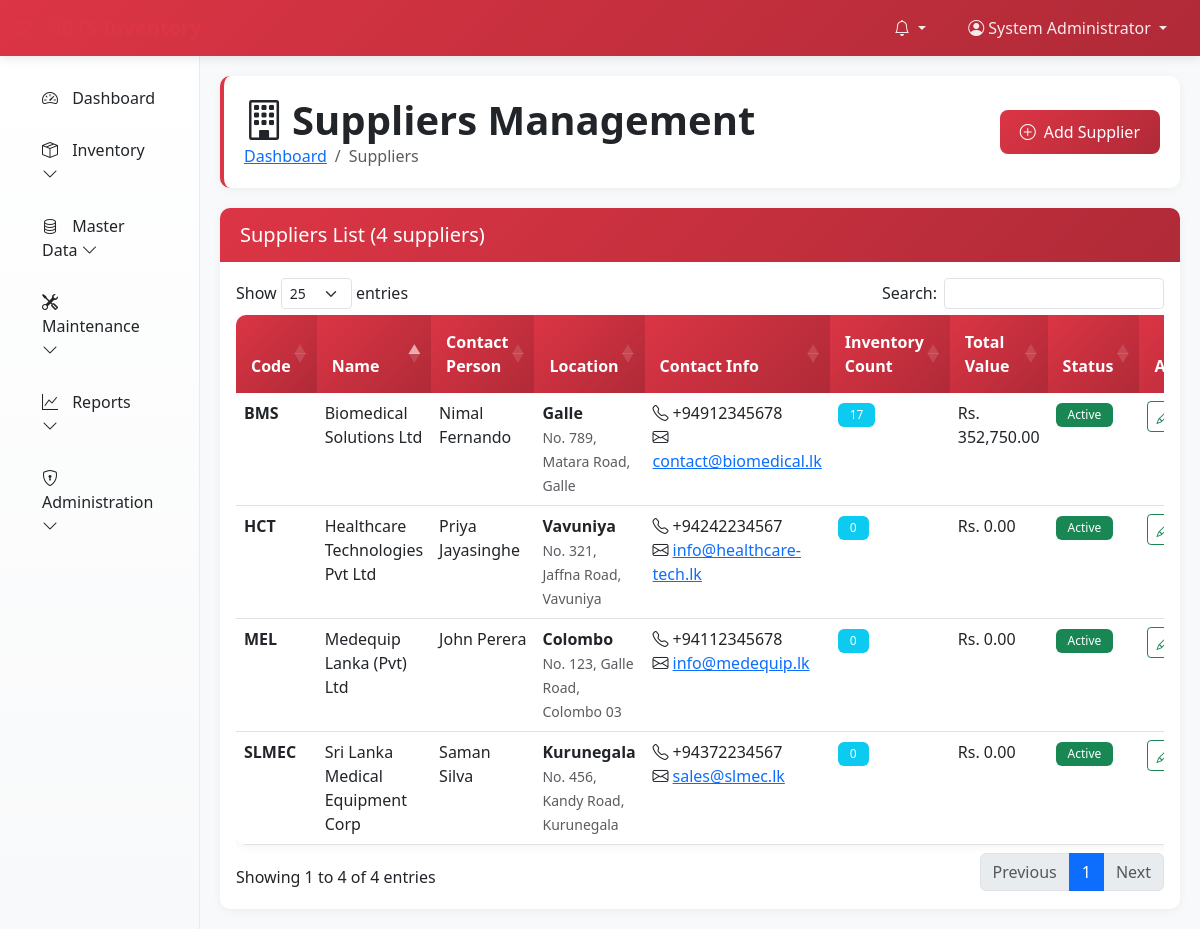
The app's page /pages/suppliers/index.php (signed in) with its own data.
### tables this page shows
CREATE TABLE IF NOT EXISTS `suppliers` (
  `id` int NOT NULL AUTO_INCREMENT,
  `name` varchar(100) NOT NULL,
  `code` varchar(20) NOT NULL,
  `contact_person` varchar(100) DEFAULT NULL,
  `address` text,
  `city` varchar(50) DEFAULT NULL,
  `phone` varchar(20) DEFAULT NULL,
  `email` varchar(100) DEFAULT NULL,
  `tax_number` varchar(50) DEFAULT NULL,
  `is_active` tinyint(1) NOT NULL DEFAULT '1',
  `created_at` timestamp NULL DEFAULT CURRENT_TIMESTAMP,
  `updated_at` timestamp NULL DEFAULT CURRENT_TIMESTAMP ON UPDATE CURRENT_TIMESTAMP,
  PRIMARY KEY (`id`),
  UNIQUE KEY `code` (`code`)
);

### config/config.php (called while the page is built, shortened)
<?php
require_once 'database.php';
function formatCurrency($amount) {
    $amount = is_numeric($amount) ? $amount : 0;
    return 'Rs. ' . number_format($amount, 2);
}
function isLoggedIn() {
    return !empty($_SESSION['user_id']);
}
function hasRole($required_roles) {
    return in_array($_SESSION['user_role'], $required_roles);
}
?>

### config/database.php (called while the page is built, shortened)
<?php
function getDatabaseConnection() {
    static $connection = null;
    if ($connection === null) {
        try {
            $connection = new mysqli(DB_HOST, DB_USERNAME, DB_PASSWORD, DB_NAME);
            $connection->set_charset(DB_CHARSET);
            $connection->query("SET time_zone = '+05:30'");
        } catch (Exception $e) {
            error_log("Database connection error: " . $e->getMessage());
            die("Database connection failed. Please check configuration.");
        }
    }
    return $connection;
}
function executeQuery($query, $params = [], $types = '') {
    $conn = getDatabaseConnection();
    $stmt = $conn->prepare($query);
    $result = $stmt->execute();
    return $stmt;
}
function fetchAll($query, $params = [], $types = '') {
    $stmt = executeQuery($query, $params, $types);
    $result = $stmt->get_result();
    return $result->fetch_all(MYSQLI_ASSOC);
}
?>

### pages/suppliers/index.php (the view, shortened to what this page needs)
<?php
require_once '../../config/config.php';
$suppliers = fetchAll(
    "SELECT s.*, COUNT(inv.id) as inventory_count,
            SUM(CASE WHEN inv.status = 'active' THEN inv.total_cost ELSE 0 END) as total_value
     FROM suppliers s
     LEFT JOIN inventory inv ON s.id = inv.supplier_id
     GROUP BY s.id
     ORDER BY s.name"
);
include '../../includes/header.php';
?>
<div class="page-header fade-in">
    <div class="d-flex justify-content-between align-items-center">
        <div>
            <h1><i class="bi bi-building me-2"></i>Suppliers Management</h1>
            <nav aria-label="breadcrumb">
                <ol class="breadcrumb">
                    <li class="breadcrumb-item"><a href="/pages/dashboard.php">Dashboard</a></li>
                    <li class="breadcrumb-item active">Suppliers</li>
                </ol>
            </nav>
        </div>
        <?php if (hasRole(['admin', 'inventory_manager'])): ?>
            <div>
                <button type="button" class="btn btn-primary" data-bs-toggle="modal" data-bs-target="#supplierModal" onclick="openAddModal()">
                    <i class="bi bi-plus-circle me-2"></i>Add Supplier
                </button>
            </div>
        <?php endif; ?>
    </div>
</div>
<div class="card fade-in">
    <div class="card-header">
        <h5 class="mb-0">Suppliers List (<?php echo count($suppliers); ?> suppliers)</h5>
    </div>
    <div class="card-body">
        <div class="table-responsive">
            <table class="table table-hover" id="suppliersTable">
                <thead>
                    <tr>
                        <th>Code</th>
                        <th>Name</th>
                        <th>Contact Person</th>
                        <th>Location</th>
                        <th>Contact Info</th>
                        <th>Inventory Count</th>
                        <th>Total Value</th>
                        <th>Status</th>
                        <th>Actions</th>
                    </tr>
                </thead>
                <tbody>
                    <?php foreach ($suppliers as $supplier): ?>
                        <tr>
                            <td><strong><?php echo htmlspecialchars($supplier['code']); ?></strong></td>
                            <td><?php echo htmlspecialchars($supplier['name']); ?></td>
                            <td><?php echo htmlspecialchars($supplier['contact_person'] ?: '-'); ?></td>
                            <td>
                                <?php if ($supplier['city']): ?>
                                    <strong><?php echo htmlspecialchars($supplier['city']); ?></strong><br>
                                <?php endif; ?>
                                <?php if ($supplier['address']): ?>
                                    <small class="text-muted"><?php echo htmlspecialchars(substr($supplier['address'], 0, 50)); ?><?php echo strlen($supplier['address']) > 50 ? '...' : ''; ?></small>
                                <?php endif; ?>
                            </td>
                            <td>
                                <?php if ($supplier['phone']): ?>
                                    <i class="bi bi-telephone me-1"></i><?php echo htmlspecialchars($supplier['phone']); ?><br>
                                <?php endif; ?>
                                <?php if ($supplier['email']): ?>
                                    <i class="bi bi-envelope me-1"></i><a href="mailto:<?php echo htmlspecialchars($supplier['email']); ?>"><?php echo htmlspecialchars($supplier['email']); ?></a>
                                <?php endif; ?>
                            </td>
                            <td>
                                <span class="badge bg-info"><?php echo number_format($supplier['inventory_count']); ?></span>
                            </td>
                            <td><?php echo formatCurrency($supplier['total_value']); ?></td>
                            <td>
                                <span class="badge <?php echo $supplier['is_active'] ? 'bg-success' : 'bg-secondary'; ?>">
                                    <?php echo $supplier['is_active'] ? 'Active' : 'Inactive'; ?>
                                </span>
                            </td>
                            <td>
                                <div class="btn-group" role="group">
                                    <?php if (hasRole(['admin', 'inventory_manager'])): ?>
                                        <button type="button" class="btn btn-sm btn-outline-success"
                                                onclick="openEditModal(<?php echo htmlspecialchars(json_encode($supplier)); ?>)" title="Edit">
                                            <i class="bi bi-pencil"></i>
                                        </button>
                                    <?php endif; ?>
                                </div>
                            </td>
                        </tr>
                    <?php endforeach; ?>
                </tbody>
            </table>
        </div>
    </div>
</div>
<?php
include '../../includes/footer.php';
?>

### includes/header.php (style rules this page uses)
:root { --nbts-primary: #dc3545; --nbts-secondary: #0d6efd; --nbts-success: #198754; --nbts-warning: #ffc107; --nbts-danger: #dc3545; --nbts-info: #0dcaf0; --nbts-light: #f8f9fa; --nbts-dark: #212529; }
.page-header { background: white; padding: 20px; border-radius: 10px; box-shadow: 0 2px 10px rgba(0,0,0,0.05); margin-bottom: 20px; border-left: 4px solid var(--nbts-primary); }
.page-header h1 { margin: 0; color: var(--nbts-dark); font-weight: 600; }
.page-header .breadcrumb { margin: 0; background: none; padding: 0; }
.card { border: none; border-radius: 10px; box-shadow: 0 2px 10px rgba(0,0,0,0.05); transition: transform 0.3s ease, box-shadow 0.3s ease; }
.card-header { background: linear-gradient(135deg, var(--nbts-primary), #b02a37); color: white; border-radius: 10px 10px 0 0 !important; padding: 15px 20px; border: none; font-weight: 600; }
.btn-primary { background: linear-gradient(135deg, var(--nbts-primary), #b02a37); border: none; border-radius: 8px; font-weight: 500; padding: 10px 20px; transition: all 0.3s ease; }
.table { background: white; border-radius: 10px; overflow: hidden; box-shadow: 0 2px 10px rgba(0,0,0,0.05); }
.table thead th { background: linear-gradient(135deg, var(--nbts-primary), #b02a37); color: white; font-weight: 600; border: none; padding: 15px; }
.table tbody tr { transition: background-color 0.3s ease; }
.badge { font-weight: 500; border-radius: 6px; padding: 6px 12px; }
.fade-in { animation: fadeIn 0.5s ease-in-out; }

### records on screen
suppliers: code "BMS", name "Biomedical Solutions Ltd", contact_person "Nimal Fernando", city "Galle", address "No. 789, Matara Road, Galle", phone "+94912345678", email "contact@biomedical.lk", inventory_count "17", total_value "Rs. 352,750.00", is_active "Active"
suppliers: code "HCT", name "Healthcare Technologies Pvt Ltd", contact_person "Priya Jayasinghe", city "Vavuniya", address "No. 321, Jaffna Road, Vavuniya", phone "+94242234567", email "info@healthcare-tech.lk", inventory_count "0", total_value "Rs. 0.00", is_active "Active"
suppliers: code "MEL", name "Medequip Lanka (Pvt) Ltd", contact_person "John Perera", city "Colombo", address "No. 123, Galle Road, Colombo 03", phone "+94112345678", email "info@medequip.lk", inventory_count "0", total_value "Rs. 0.00", is_active "Active"
suppliers: code "SLMEC", name "Sri Lanka Medical Equipment Corp", contact_person "Saman Silva", city "Kurunegala", address "No. 456, Kandy Road, Kurunegala", phone "+94372234567", email "sales@slmec.lk", inventory_count "0", total_value "Rs. 0.00", is_active "Active"

### other values on screen
$_SESSION['user_name'] "System Administrator"
count($suppliers) "4"
